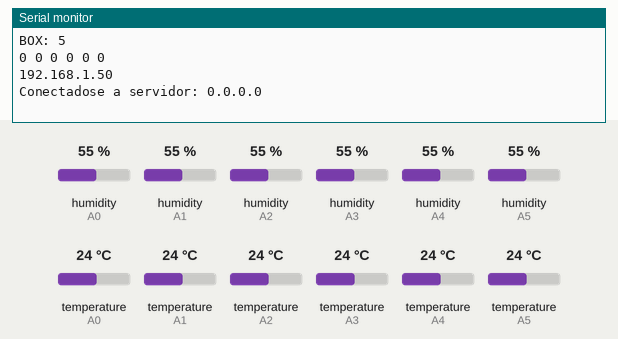
Simulated run of this sketch. Board: Arduino Uno, built with avr-gcc and run on an emulated ATmega328P. On the bench: the last lines printed to the serial monitor. The inputs (shaded band) are chosen by the test bench; at power-on: humidity (sensors on A0, A2, A1, A3, A4, A5) 55 %, temperature (sensors on A0, A1, A2, A3, A4, A5) 24 °C. WiFi joins after 1.5 s; servers stay silent unless stated; no MQTT or app messages arrive unless stated.

Above: at 2.7 s.
2.8 s: humidity (sensor on A0) set to 22 %
At 6.0 s:
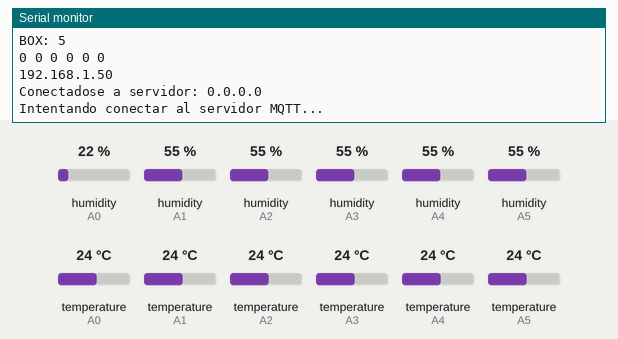
10.3 s: humidity (sensor on A2) set to 22 %
At 13.6 s:
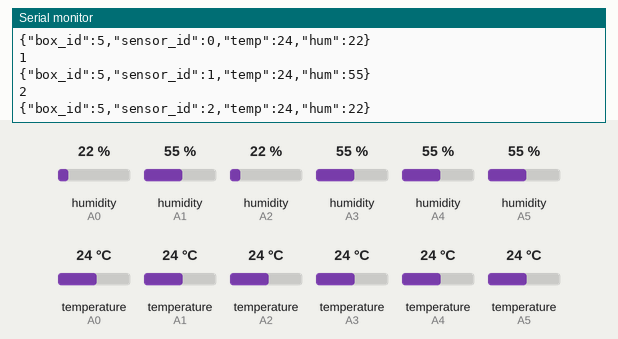
17.8 s: humidity (sensor on A1) set to 22 %
At 20.0 s:
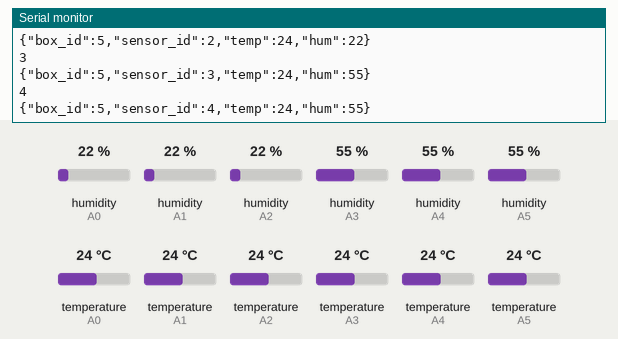
25.3 s: humidity (sensor on A3) set to 22 %
At 29.1 s:
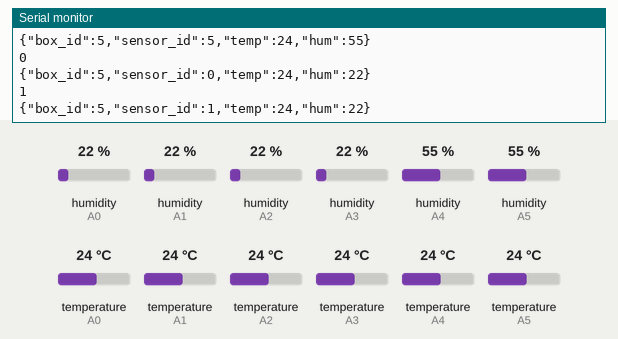
32.8 s: humidity (sensor on A4) set to 22 %
At 34.4 s:
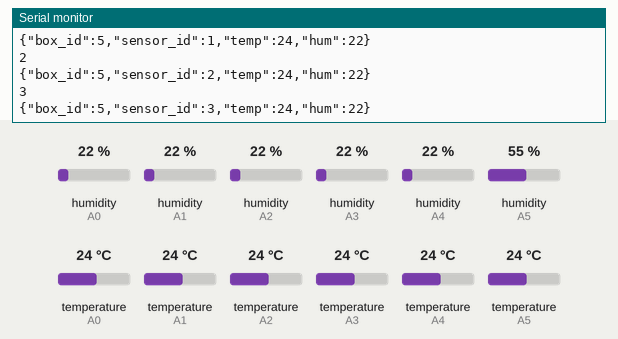
40.3 s: temperature (sensor on A0) set to 12 °C
At 43.4 s:
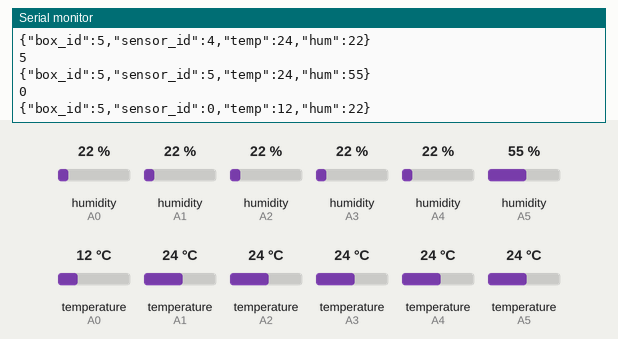
Timing chart, 0 to 44.9 s (numbered marks = the images above; inputs shaded):
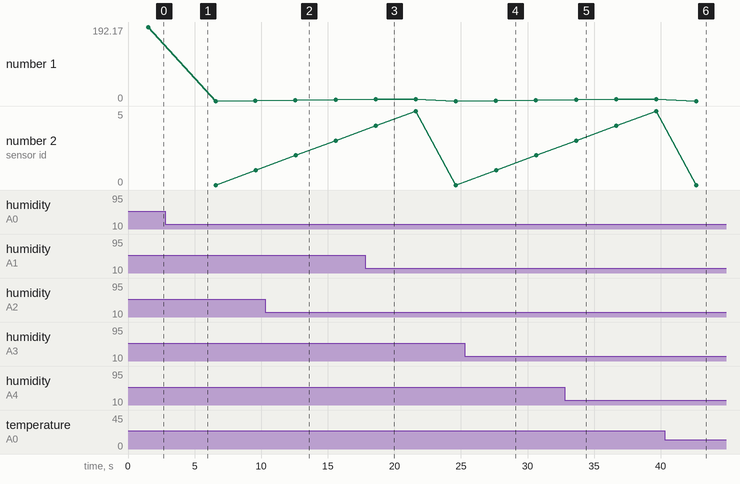

Measured:
- after the input at 10.3 s, the serial monitor: prints a new line after 2.3 s (image 2)
- after the input at 40.3 s, the serial monitor: prints a new line after 2.4 s (image 6)

The sketch:

DHT2HASSIO.ino
```cpp
#include <arduino.h>
#include <SPI.h>
#include <Ethernet.h>
#include <PubSubClient.h>
#include "avr/wdt.h"

#include "DHT.h"
#include <ArduinoJson.h>

#include "box_id.h"


#define INTERVALO 3000

#define N_DHT 6

#define DHTPIN1 A0
#define DHTPIN2 A1
#define DHTPIN3 A2
#define DHTPIN4 A3
#define DHTPIN5 A4
#define DHTPIN6 A5

#define DHTTYPE DHT22

#define WILL_QoS 0
#define WILL_RETAIN 1


boolean conexionExitosa = false;
unsigned long ultimaConexionIntentada = 0;
const unsigned long intervaloReconexion = 5000; // Intervalo entre intentos de reconexión (en milisegundos)


// const char* server = "bingolab.local";
IPAddress server(SERVER_IP);

EthernetClient ethClient;
PubSubClient client(ethClient);

char clientId[18]="arduinoClientHT";

byte macBuffer[6];


const char* outTopic="testtopic/box_arduino";

// const char* statusTopic="testtopic/box_arduino/status";

// String statusMessage="\{\"box_id\":"+String(BOX_ID)+",\"online\":";
// String birthMessage= statusMessage + "true\}";
// String willMessage= statusMessage + "false\}";

// Inicializo los sensores DHT.
DHT dht[N_DHT]=
{
  {DHTPIN1,DHTTYPE},
  {DHTPIN2,DHTTYPE},
  {DHTPIN3,DHTTYPE},
  {DHTPIN4,DHTTYPE},
  {DHTPIN5,DHTTYPE},
  {DHTPIN6,DHTTYPE}
};


//Funcion de conexion al servidor MQTT
void reconnect() {
  // Loop until we're reconnected
  while (!client.connected()) {
    if (!conexionExitosa && (millis() - ultimaConexionIntentada >= intervaloReconexion)) {
      Serial.println("Intentando conectar al servidor MQTT...");

      if (Ethernet.begin(macBuffer) == 0){
        Serial.print("Error en la conexion ethernet, reintentando en 5 segundos...");
      }

      else{
        if (client.connect(clientId)) {
          Serial.println("conectado");
          Serial.println(clientId);
          conexionExitosa = true;
        }

        else {
          Serial.print("fallo la conexion, rc=");
          Serial.print(client.state());
          Serial.println(" reintentando en 5 segundos...");
        }
      }
    ultimaConexionIntentada = millis(); // Actualiza el tiempo del último intento de conexión
    }
  }
}

void setup() {
  wdt_disable();
  char cID[5];
  itoa(BOX_ID,cID,10);
  strcat(clientId,cID);
  // Serial.println(clientId);
  Serial.begin(9600);
  Serial.print("BOX: ");
  Serial.println(BOX_ID);

  for (int i=0;i<N_DHT;i++)
  {
    dht[i].begin();
  }


  byte mac[]= {  0xDE, 0xED, 0xBA, 0xFE, 0xFE, byte(BOX_ID) };
  Ethernet.begin(mac);
  Ethernet.MACAddress(macBuffer);
  for(int i=0;i<6;i++)
  {
    Serial.print(macBuffer[i],HEX);
    Serial.print(" ");
  }
  Serial.println();
  Serial.println(Ethernet.localIP());

  client.setServer(server, 1883);
  Serial.print("Conectadose a servidor: ");
  Serial.println(server);
  wdt_enable(WDTO_8S);
}

void loop() {
  char data[200];

  for(int i=0;i<N_DHT;i++)
  {
    if (!client.connected()) {
      reconnect();
    }

    client.loop();
    Ethernet.maintain();

    Serial.println(i);
    data_JSON(dht[i],BOX_ID,i,data);
    Serial.println(data);

    client.publish(outTopic,data);
    wdt_reset();
    delay(INTERVALO);

  }
}

void data_JSON(DHT sensor, int box_id, int sensor_index,char *salida)
{
  StaticJsonDocument<100> lectura;
  lectura["box_id"]=box_id;
  lectura["sensor_id"]=sensor_index;
  char data[100];

  float temp;
  float hum;

  temp=sensor.readTemperature();
  hum=sensor.readHumidity();
  if(isnan(temp)||isnan(hum))
  {
    lectura["temp"]="nan";
    lectura["hum"]="nan";
  }
  else
  {
    lectura["temp"]=temp;
    lectura["hum"]=hum;
  }

  serializeJson(lectura,data);
  strcpy(salida,data);
}
```

box_id.h
```cpp
#define BOX_ID 5
#define SERVER_IP 0,0,0,0
```
